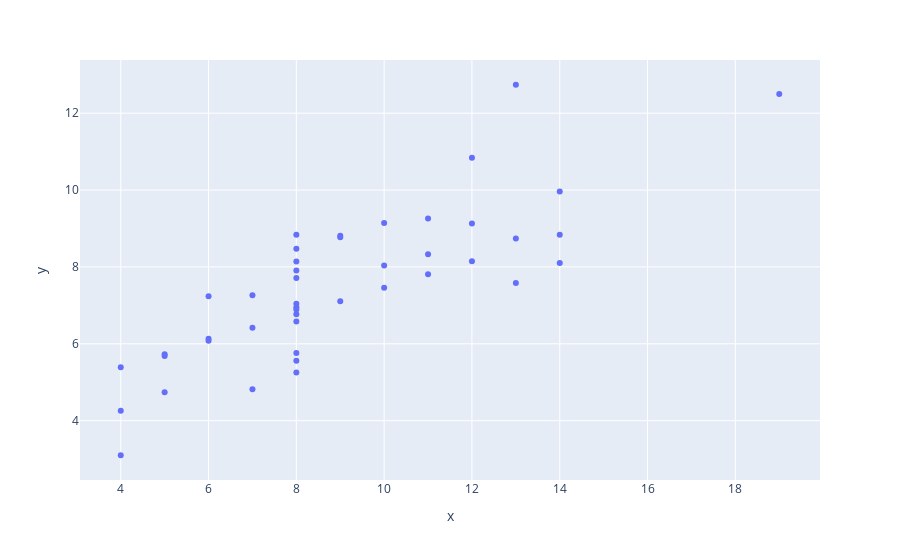

The notebook cell this image was saved under:
### Code cell
px.scatter(df,x="x",y="y")

### Figure 1 — Plotly figure (JSON) as saved in the notebook; plotly's stock layout.template omitted (floating-point values rounded to 4 significant figures)
{"data": [{"hovertemplate": "x=%{x}<br>y=%{y}<extra></extra>", "legendgroup": "", "marker": {"color": "#636efa", "symbol": "circle"}, "mode": "markers", "name": "", "orientation": "v", "showlegend": false, "type": "scatter", "x": [10, 8, 13, 9, 11, 14, 6, 4, 12, 7, 5, 10, 8, 13, 9, 11, 14, 6, 4, 12, 7, 5, 10, 8, 13, 9, 11, 14, 6, 4, 12, 7, 5, 8, 8, 8, 8, 8, 8, 8, 19, 8, 8, 8], "xaxis": "x", "y": [8.04, 6.95, 7.58, 8.81, 8.33, 9.96, 7.24, 4.26, 10.84, 4.82, 5.68, 9.14, 8.14, 8.74, 8.77, 9.26, 8.1, 6.13, 3.1, 9.13, 7.26, 4.74, 7.46, 6.77, 12.74, 7.11, 7.81, 8.84, 6.08, 5.39, 8.15, 6.42, 5.73, 6.58, 5.76, 7.71, 8.84, 8.47, 7.04, 5.25, 12.5, 5.56, 7.91, 6.89], "yaxis": "y"}], "layout": {"legend": {"tracegroupgap": 0}, "margin": {"t": 60}, "xaxis": {"anchor": "y", "domain": [0, 1], "title": {"text": "x"}}, "yaxis": {"anchor": "x", "domain": [0, 1], "title": {"text": "y"}}}}
